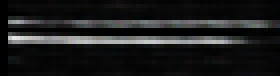
#> input picture re_img/0.png, 70 x 19 px (shown 4 times larger); its folder holds 4 pictures in this run
$ jupyter execute --allow-errors colorize.ipynb
#> lines starting #> are read from the running program, lines starting #| are printed output that depends on the picture
[cell 1]
from PIL import Image
import os

[cell 2]
#画像をリサイズ

#画像サイズ
new_width = 70
new_height = 19

#保存場所
dir = "./re_img/"

#リサイズする画像ファイル
input_image_path = "./images/comp/"
#> (the rest of this cell did not finish here and is left out)

[cell 3]
def convert_to_black_white_red(image_path, threshold=80):
    """
    画像のRGB値を黒、白、赤のどれかに書き直す関数

    :param image_path: 画像ファイルのパス
    :param threshold: RGB値を判定する閾値（デフォルト値: 128）
    :return: 書き直された新しい画像
    """
#> called with image_path = './re_img/0.png', threshold = 80
    # 画像をRGB形式で読み込む
    img = Image.open(image_path).convert("RGB")
#> img is the input picture: PIL image 70x19 RGB; mean R, G, B 27.4, 28, 28.2
    pixels = img.load()
    width, height = img.size
#> width = 70; height = 19

    # 画像の各ピクセルを走査し、RGB値を黒、白、赤のどれかに変換する
    for y in range(height):
        for x in range(width):
            r, g, b = pixels[x, y]

            # 各色の閾値に基づいてRGB値を変換する
            if r < threshold and g < threshold and b < threshold:
                pixels[x, y] = (0, 0, 0)  # 黒に変換
            elif r >= threshold+30 and g >= threshold+30 and b >= threshold+30:
                pixels[x, y] = (255, 255, 255)  # 白に変換
            else:
                pixels[x, y] = (128, 128, 128)  # 灰に変換

    return img

[cell 4]
if __name__ == "__main__":
    # 入力画像のパスを指定
    input_image_path = "./re_img/"

    directory_path = "./col_images/"

    files = os.listdir(input_image_path)

    for file_name in files:
        if file_name.lower().endswith(('.jpg', '.jpeg', '.png', '.gif')):
            # 画像ファイルのパスを作成
            image_path = os.path.join(input_image_path, file_name)

            # 画像のRGB値を書き直す
            output_image = convert_to_black_white_red(image_path)
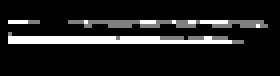
#> output_image: PIL image 70x19 RGB (shown 4 times larger); min 0, max 255, mean 30.4

            # 書き直された画像を保存する
            output_image_path = os.path.join(directory_path, "processed_" + file_name)
            output_image.save(output_image_path)
#> pass 2 of the loop `for file_name in files:`:
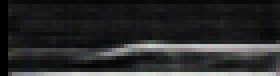
#> input picture re_img/1.png, 70 x 19 px (shown 4 times larger)
#> in convert_to_black_white_red, img is the input picture: PIL image 70x19 RGB; mean R, G, B 44, 44.3, 45
#> `output_image = convert_to_black_white_red(image_path)`:
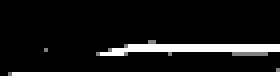
#> output_image: PIL image 70x19 RGB (shown 4 times larger); min 0, max 255, mean 31.2
#> pass 3 of the loop `for file_name in files:`:
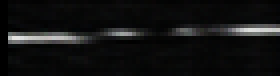
#> input picture re_img/10.png, 70 x 19 px (shown 4 times larger)
#> in convert_to_black_white_red, img is the input picture: PIL image 70x19 RGB; mean R, G, B 18.2, 18.4, 18.5
#> `output_image = convert_to_black_white_red(image_path)`:
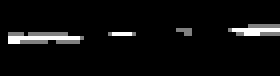
#> output_image: PIL image 70x19 RGB (shown 4 times larger); min 0, max 255, mean 13.1
#> the loop made 4 passes; the first 3 are shown

    print("画像のRGB値を書き直しました。")
